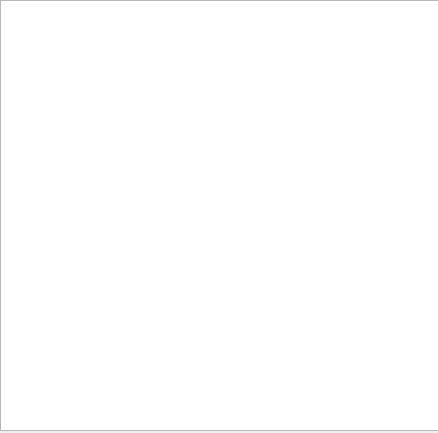
<?xml version="1.0" encoding="UTF-8"?>
<ui version="4.0">
 <class>chatRecodePage</class>
 <widget class="QWidget" name="chatRecodePage">
  <property name="geometry">
   <rect>
    <x>0</x>
    <y>0</y>
    <width>438</width>
    <height>433</height>
   </rect>
  </property>
  <property name="windowTitle">
   <string>Form</string>
  </property>
  <widget class="QTextEdit" name="textEdit">
   <property name="geometry">
    <rect>
     <x>0</x>
     <y>0</y>
     <width>441</width>
     <height>431</height>
    </rect>
   </property>
  </widget>
 </widget>
 <resources/>
 <connections/>
</ui>
